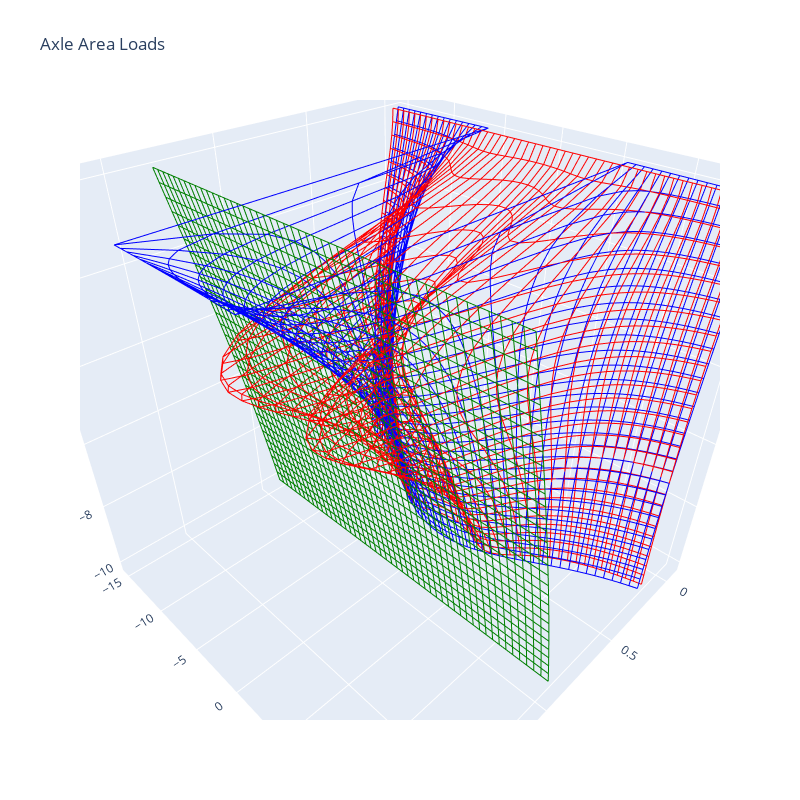

Notebook code for this chart:
### Code cell
'''print(f'x = {x}')
print(f'y = {y}')
print(f'len(x) = {len(x)}')
print(f'len(y) = {len(y)}')'''

def add_grid(fig, x, y, z, color='blue'):
    # this all gets repeated below:

    # Plot lines with constant X axis values
    for i, ix in enumerate(x):


        plotx = [ix] * len(y)
        ploty = [None] * len(y)
        plotz = [None] * len(y)
        
        for j, jy in enumerate(y):
            # print(f'i = {i}, j = {j}')

            ploty[j] = -y[j]
            plotz[j] = z[j][i]

        fig.add_scatter3d(x=plotx, y=ploty, z=plotz, 
                        mode='lines', 
                        line=dict(
                            color=color
                        ))
        
    # Plot lines with constant Y axis value    
    for j, jy in enumerate(y):


        plotx = [None] * len(x)
        ploty = [-jy] * len(x)
        plotz = [None] * len(x)
        
        for i, ix in enumerate(x):
            # print(f'i = {i}, j = {j}')

            plotx[i] = x[i]
            plotz[i] = z[j][i]

        fig.add_scatter3d(x=plotx, y=ploty, z=plotz, 
                        mode='lines', 
                        line=dict(
                            color=color
                        ))

                
figGrid = go.Figure()
add_grid(figGrid, x, y, Z, 'red')
add_grid(figGrid, x, y, Zstrip, 'green')
add_grid(figGrid, x, y, Zrect, 'blue')


distance = 0.6*Z.max()
camera = dict(
    up=dict(x=0, y=1, z=0),
    center=dict(x=0, y=0, z=0),
    eye=dict(x=distance, y=distance, z=distance))



figGrid.update_layout(title=dict(text="Axle Area Loads"),
                    width=800, height=800,
                    scene=dict(camera=camera),
                    showlegend=False)


figGrid.update_yaxes(autorange='reversed')
figGrid.show()
